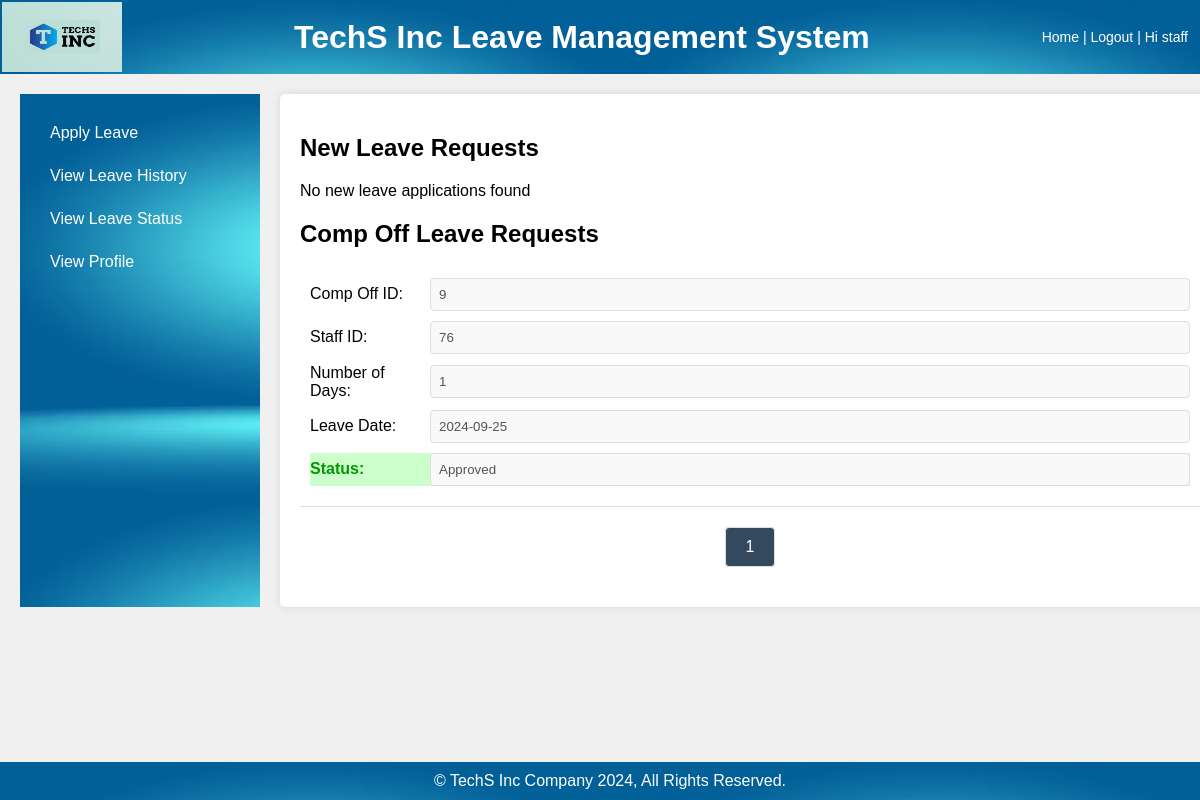
The page /Controller/leave_status.php (signed in) on the database its author committed.
### tables this page shows
CREATE TABLE `comp_off_leave_applications` (
  `id` int(11) NOT NULL,
  `staff_id` int(11) NOT NULL,
  `leave_date` date NOT NULL,
  `number_of_days` int(11) NOT NULL,
  `status` enum('Pending','Approved','Denied') DEFAULT 'Pending'
);

### Controller/leave_status.php (the view, shortened to what this page needs)
<?php
include '../controller/db_connect.php';
$staff_id = $_SESSION['staff_id'];
$records_per_page = 1;
$current_page_new_requests = isset($_GET['page_new']) ? (int)$_GET['page_new'] : 1;
$start_from_new_requests = ($current_page_new_requests - 1) * $records_per_page;
$sql_new_requests = "SELECT * FROM leave_applications
                     WHERE staff_id = '$staff_id'
                     AND start_date >= DATE_SUB(CURDATE(), INTERVAL 3 DAY)
                     ORDER BY start_date DESC
                     LIMIT $start_from_new_requests, $records_per_page";
$result_new_requests = $conn->query($sql_new_requests);
$sql_count_new_requests = "SELECT COUNT(*) AS total FROM leave_applications
                           WHERE staff_id = '$staff_id'
                           AND start_date >= DATE_SUB(CURDATE(), INTERVAL 3 DAY)";
$result_count_new_requests = $conn->query($sql_count_new_requests);
$current_page_comp_off_requests = isset($_GET['page_comp_off']) ? (int)$_GET['page_comp_off'] : 1;
$start_from_comp_off_requests = ($current_page_comp_off_requests - 1) * $records_per_page;
$sql_comp_off_requests = "SELECT * FROM comp_off_leave_applications
                          WHERE staff_id = '$staff_id'
                          ORDER BY leave_date DESC
                          LIMIT $start_from_comp_off_requests, $records_per_page";
$result_comp_off_requests = $conn->query($sql_comp_off_requests);
$sql_count_comp_off_requests = "SELECT COUNT(*) AS total FROM comp_off_leave_applications
                                WHERE staff_id = '$staff_id'";
$result_count_comp_off_requests = $conn->query($sql_count_comp_off_requests);
$total_records_comp_off_requests = $result_count_comp_off_requests->fetch_assoc()['total'];
$total_pages_comp_off_requests = ceil($total_records_comp_off_requests / $records_per_page);
?>
<!DOCTYPE html>
<html lang="en">
<head>
</head>
<body>
    <div class="header">
        <img class="imagesrc" src="../images/logo4.png" alt="" />
        <h1>TechS Inc Leave Management System</h1>
        <div class="user-info">
            <span><a href="../view/staff_dashboard.php" style="color: white; text-decoration: none;">Home</a></span> |
            <span><a href="../index.php" style="color: white; text-decoration: none;">Logout</a></span> |
            <span>Hi staff</span>
        </div>
    </div>
    <div class="container">
        <div class="sidebar">
            <a href="../view/staff_dashboard.php">Apply Leave</a>
            <a href="../view/leave_history.php">View Leave History</a>
            <a href="../view/leave_status.php">View Leave Status</a>
            <a href="../view/profile.php">View Profile</a>
        </div>
        <div class="content">
            <h2>New Leave Requests</h2>
            <?php
            if ($result_new_requests->num_rows > 0) {
                while($row = $result_new_requests->fetch_assoc()) {
                    $status_class = '';
                    if ($row["status"] == 'pending') {
                        $status_class = 'status-pending';
                    } elseif ($row["status"] == 'Approved') {
                        $status_class = 'status-approved';
                    } elseif ($row["status"] == 'Denied') {
                        $status_class = 'status-rejected';
                    }
                    echo "<div class='leave-entry'>";
                    echo "<div class='form-group'><label>Leave ID:</label><input type='text' value='" . $row["app_id"] . "' disabled></div>";
                    echo "<div class='form-group'><label>Leave Type:</label><input type='text' value='" . $row["leave_type"] . "' disabled></div>";
                    echo "<div class='form-group'><label>Start Date:</label><input type='text' value='" . $row["start_date"] . "' disabled></div>";
                    echo "<div class='form-group'><label>End Date:</label><input type='text' value='" . $row["end_date"] . "' disabled></div>";
                    echo "<div class='form-group'><label>Reason:</label><textarea disabled>" . $row["reason"] . "</textarea></div>";
                    echo "<div class='form-group $status_class'><label>Status:</label><input type='text' value='" . $row["status"] . "' disabled></div>";
                    echo "</div>";
                }
            } else {
                echo "<p>No new leave applications found</p>";
            }
            ?>
            <h2>Comp Off Leave Requests</h2>
            <?php
            if ($result_comp_off_requests->num_rows > 0) {
                while($row = $result_comp_off_requests->fetch_assoc()) {
                    $status_class = '';
                    if ($row["status"] == 'pending') {
                        $status_class = 'status-pending';
                    } elseif ($row["status"] == 'Approved') {
                        $status_class = 'status-approved';
                    } elseif ($row["status"] == 'Denied') {
                        $status_class = 'status-rejected';
                    }
                    echo "<div class='leave-entry'>";
                    echo "<div class='form-group'><label>Comp Off ID:</label><input type='text' value='" . $row["id"] . "' disabled></div>";
                    echo "<div class='form-group'><label>Staff ID:</label><input type='text' value='" . $row["staff_id"] . "' disabled></div>";
                    echo "<div class='form-group'><label>Number of Days:</label><input type='text' value='" . $row["number_of_days"] . "' disabled></div>";
                    echo "<div class='form-group'><label>Leave Date:</label><input type='text' value='" . $row["leave_date"] . "' disabled></div>";
                    echo "<div class='form-group $status_class'><label>Status:</label><input type='text' value='" . $row["status"] . "' disabled></div>";
                    echo "</div>";
                }
            } else {
                echo "<p>No comp off leave applications found</p>";
            }
            ?>
            <div class="pagination">
                <?php
                for ($page = 1; $page <= $total_pages_comp_off_requests; $page++) {
                    echo '<a href="../view/leave_status.php?page_comp_off=' . $page . '"' . ($page == $current_page_comp_off_requests ? ' class="active"' : '') . '>' . $page . '</a>';
                }
                ?>
            </div>
        </div>
    </div>
    <div class="footer">
        © TechS Inc Company 2024, All Rights Reserved.
    </div>
</body>
</html>

### Controller/leave_status.php (style rules this page uses)
body { font-family: Arial, sans-serif; margin: 0; padding: 0; background-color: #f0f0f0; }
.header { background-color: #34495e; color: white; padding: 2px; display: flex; justify-content: space-between; align-items: center; background-image: url('../images/sidebar.jpg'); }
.header h1 { margin: 0; }
.user-info { font-size: 14px; margin-right: 10px; }
.container { display: flex; margin: 20px; width: 1200px; }
.sidebar { width: 200px; background-color: #2c3e50; padding: 20px; background-image: url('../images/sidebar.jpg'); }
.sidebar a { display: block; color: white; text-decoration: none; padding: 10px; margin-bottom: 5px; }
.content { flex-grow: 1; padding: 20px; background-color: white; margin-left: 20px; border-radius: 5px; box-shadow: 0 0 10px rgba(0,0,0,0.1); }
.leave-entry { margin-bottom: 20px; padding: 10px; border-bottom: 1px solid #ddd; }
.leave-entry .form-group { display: flex; align-items: center; margin-bottom: 10px; }
.leave-entry .form-group label { flex: 0 0 120px; margin: 0; }
.leave-entry .form-group input, .leave-entry .form-group textarea { flex: 1; padding: 8px; border: 1px solid #ddd; border-radius: 4px; background-color: #f9f9f9; }
.leave-entry .status-approved { background-color: #ccffcc; color: #009900; font-weight: bold; }
.footer { background-color: #34495e; color: white; text-align: center; padding: 10px; position: fixed; bottom: 0; width: 100%; background-image: url('../images/sidebar.jpg'); }
.imagesrc { height: 70px; width: 120px; margin-left: 0px; }
.pagination { text-align: center; margin: 20px 0; }
.pagination a { display: inline-block; padding: 10px 20px; margin: 0 5px; border: 1px solid #ddd; border-radius: 4px; text-decoration: none; color: #333; }
.pagination a.active { background-color: #34495e; color: white; }

### rows shown on the page
comp_off_leave_applications: id "9", staff "76", number_of_days "1", leave_date "2024-09-25", status "Approved"
